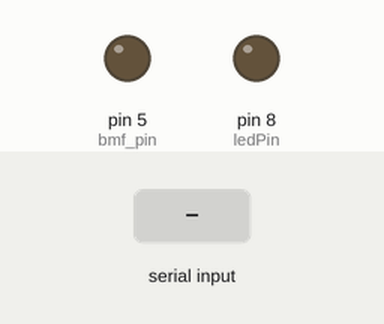
The sketch below on a simulated Arduino Uno, built with avr-gcc and run on an emulated ATmega328P. Shown: output pins drawn as LEDs (lit = HIGH). The inputs (shaded band) are chosen by the test bench.

Above: at 1.2 s.
1.3 s: "H" received over Serial
At 1.8 s:
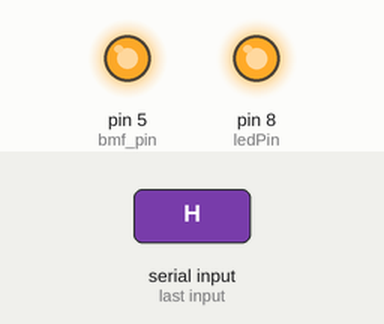
2.8 s: "L" received over Serial
At 4.0 s:
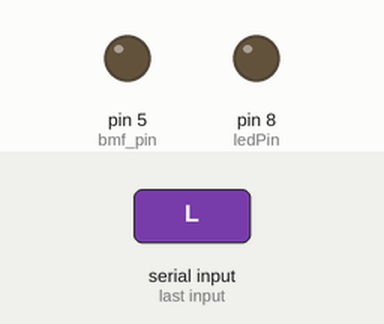
4.3 s: "S" received over Serial
At 5.3 s:
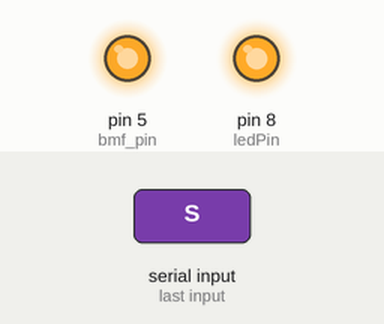
Timing chart, 0 to 7.3 s (numbered marks = the images above; inputs shaded):
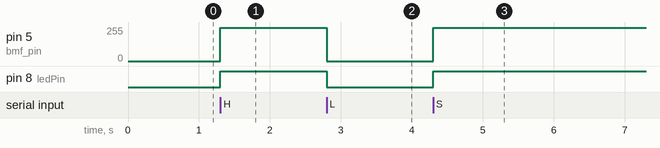

The sketch:

arduino.ino
```cpp
const int ledPin = 8; // the pin that the LED is attached to
int incomingByte;    // a variable to read incoming serial data into
const int bmf_pin = 5;
const int power = 250;
static int linkin_count = 0;

void setup() {
  // initialize serial communication:
  Serial.begin(230400);
  // initialize the LED pin as an output:
  pinMode(ledPin, OUTPUT);
}

void loop() {
  // see if there's incoming serial data:
  if (Serial.available() > 0) {
    // read the oldest byte in the serial buffer:
    incomingByte = Serial.read();
    if (incomingByte == 'H') {  // nu metal music!
      digitalWrite(ledPin, HIGH);
      analogWrite(bmf_pin, power);
    }
    else if (incomingByte == 'L') { // not nu metal music
      analogWrite(bmf_pin, 0);
      digitalWrite(ledPin, LOW);
    }
    else if (incomingByte == 'S') { // linkin park!
      linkin_count++;
      if(linkin_count % 15 == 0){
        analogWrite(bmf_pin, 50);
        digitalWrite(ledPin, LOW);
      }
      else{
        analogWrite(bmf_pin, power);
        digitalWrite(ledPin, HIGH);
        //delay(50);
      }
    }
  }
}
```

Measured:
- after the input at 1.3 s, pin 5 (bmf_pin): 0/255 → 250/255 at once; pin 8 (ledPin): LOW → HIGH at once
- after the input at 2.8 s, pin 5 (bmf_pin): 250/255 → 0/255 at once; pin 8 (ledPin): HIGH → LOW at once
- after the input at 4.3 s, pin 5 (bmf_pin): 0/255 → 250/255 at once; pin 8 (ledPin): LOW → HIGH at once
